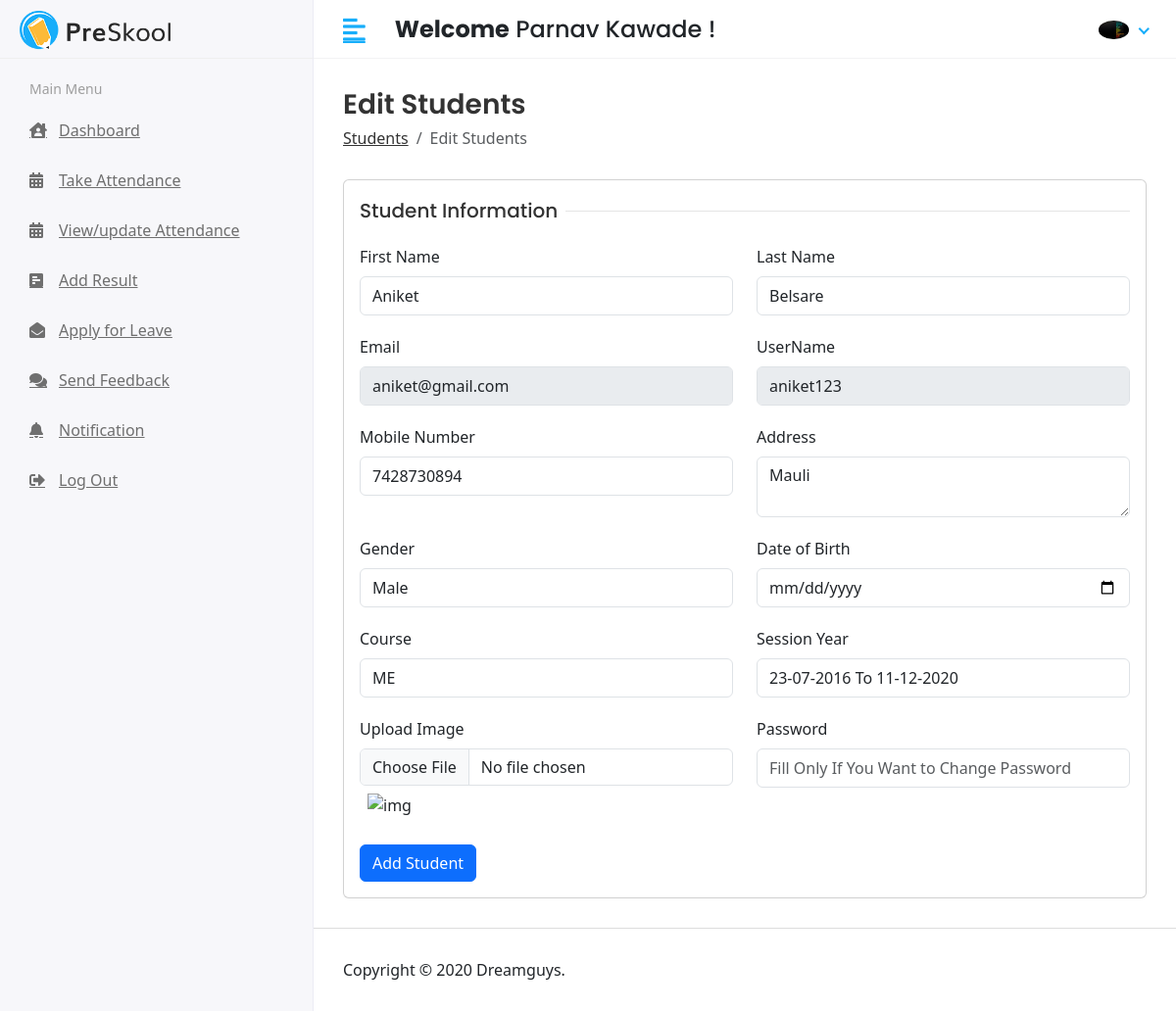
Screenshot of /hod/student/edit/8 (signed in) with the database file from the repository.
### app/models.py (models this page shows, shortened)
class CustomUser(AbstractUser):
    USER = (
        (1,'HOD'),
        (2,'TEACHER'),
        (3,'STUDENT'),
    )
    user_type = models.CharField(choices=USER, max_length=50, default=1)
    profile_pic = models.ImageField(upload_to='media/profile_pic')
    dob = models.DateField(max_length=8,default=date.today)
    phone_no = models.CharField(max_length=12)
    address = models.TextField()

class Student(models.Model):
    admin = models.OneToOneField(CustomUser, on_delete=models.CASCADE)
    gender = models.CharField(max_length=100)
    course_id = models.ForeignKey(Course, on_delete=models.DO_NOTHING)
    session_id = models.ForeignKey(Session_Year, on_delete=models.DO_NOTHING)
    created_at = models.DateTimeField(auto_now_add=True)
    updated_at = models.DateTimeField(auto_now=True)

class Course(models.Model):
    name = models.CharField(max_length=100)
    duration = models.CharField(max_length=10)
    created_at = models.DateTimeField(auto_now_add=True)
    updated_at = models.DateTimeField(auto_now=True)
    def __str__(self):
        return self.name

class Session_Year(models.Model):
    startSession = models.DateField()
    endSession = models.DateField()
    def __str__(self):
        return str(self.startSession) + " To " + str(self.endSession)

### student_management_systems/Hod_Views.py (the view)
# urls.py: path('hod/student/edit/<str:id>',Hod_Views.studentEdit, name='studentEdit'),
@login_required(login_url='/')
def studentEdit(request, id):
    student = Student.objects.get(id=id)
    course = Course.objects.all()
    sessionYear = Session_Year.objects.all()
    context = {
        'student': student,
        'course': course,
        'sessionYear': sessionYear,
    }
    return render(request, 'Hod/student_edit.html', context)

### templates/Hod/student_edit.html (shortened to what this page needs)
{% extends "base.html" %}
{% block content %}
<div class="content container-fluid">
    <div class="page-header">
        <div class="row align-items-center">
            <div class="col">
                <h3 class="page-title">Edit Students</h3>
                <ul class="breadcrumb">
                    <li class="breadcrumb-item"><a href="">Students</a></li>
                    <li class="breadcrumb-item active">Edit Students</li>
                </ul>
            </div>
        </div>
    </div>
    <div class="row">
        <div class="col-sm-12">
            <div class="card">
                <div class="card-body">
                    <form action="{% url 'studentUpdate' %}" method="POST" enctype="multipart/form-data">
                        <div class="row">
                            <div class="col-12">
                                <h5 class="form-title"><span>Student Information</span></h5>
                            </div>
                            <div class="col-12 col-sm-6">
                                <div class="form-group">
                                    <label>First Name</label>
                                    <input type="text" class="form-control" name="fname"
                                        value="{{student.admin.first_name}}">
                                </div>
                            </div>
                            <div class="col-12 col-sm-6">
                                <div class="form-group">
                                    <label>Last Name</label>
                                    <input type="text" class="form-control" name="lname"
                                        value="{{student.admin.last_name}}">
                                </div>
                            </div>
                            <div class="col-12 col-sm-6">
                                <div class="form-group">
                                    <label>Email</label>
                                    <input type="email" class="form-control" name="email"
                                        value="{{student.admin.email}}" readonly>
                                </div>
                            </div>
                            <div class="col-12 col-sm-6">
                                <div class="form-group">
                                    <label>UserName</label>
                                    <input type="text" class="form-control" name="username"
                                        value="{{student.admin.username}}" readonly>
                                </div>
                            </div>
                            <div class="col-12 col-sm-6">
                                <div class="form-group">
                                    <label>Mobile Number</label>
                                    <input type="tel" class="form-control" name="phone"
                                        value="{{student.admin.phone_no}}">
                                </div>
                            </div>
                            <div class="col-12 col-sm-6">
                                <div class="form-group">
                                    <label>Address</label>
                                    <textarea class="form-control" name="add"
                                        value="{{student.admin.address}}">{{student.admin.address}}</textarea>
                                </div>
                            </div>
                            <div class="col-12 col-sm-6">
                                <div class="form-group">
                                    <label>Gender</label>
                                    <select class="form-control" name="gender" value="{{student.gender}}">
                                        {% if student.gender == "Female" %}
                                        <option selected value="Female">Female</option>
                                        <option value="Male">Male</option>
                                        <option value="Others">Others</option>
                                        {% elif student.gender == "Male" %}
                                        <option selected value="Male">Male</option>
                                        {% elif student.gender == "Others" %}
                                        <option value="Female">Female</option>
                                        <option value="Male">Male</option>
                                        <option selected value="Others">Others</option>
                                        {% endif %}
                                    </select>
                                </div>
                            </div>
                            <div class="col-12 col-sm-6">
                                <div class="form-group">
                                    <label>Date of Birth</label>
                                    <div>
                                        <input type="date" class="form-control" name="dob"
                                        value="{{student.admin.dob|date:'Y-d-m'}}">
                                    </div>
                                </div>
                            </div>
                            <div class="col-12 col-sm-6">
                                <div class="form-group">
                                    <label>Course</label>
                                    <select class="form-control" name="course" value="{{student.course_id}}">
                                        {% for i in course %}
                                        <option value="{{i.id}}" {% if i.id == student.course_id.id %}selected{% endif %}>
                                            {{i.name}}</option>
                                        {% endfor %}
                                    </select>
                                </div>
                            </div>
                            <div class="col-12 col-sm-6">
                                <div class="form-group">
                                    <label>Session Year</label>
                                    <select class="form-control" name="session" value="{{student.session_id}}">
                                        {% for i in sessionYear %}
                                        <option value="{{i.id}}" {% if i.id == student.session_id.id %}selected{% endif %}>{{i.startSession|date:'d-m-Y'}} To {{i.endSession|date:'d-m-Y'}}
                                        </option>
                                        {% endfor %}
                                    </select>
                                </div>
                            </div>
                            <div class="col-12 col-sm-6">
                                <div class="form-group">
                                    <label>Upload Image</label>
                                    <input type=file class="form-control"
                                        oninput="pic.src=window.URL.createObjectURL(this.files[0])" name="profile">
                                    <img id="pic" class="m-2" width="90" height="90" alt="img" />
                                </div>
                            </div>
                            <div class="col-12 col-sm-6">
                                <div class="form-group">
                                    <label>Password</label>
                                    <input type="password" class="form-control" name="password"
                                        placeholder="Fill Only If You Want to Change Password">
                                </div>
                            </div>
                            <div class="col-12">
                                <button type="submit" class="btn btn-primary">Add Student</button>
                            </div>
                        </div>
                    </form>
                </div>
            </div>
        </div>
    </div>
</div>
{% endblock content %}

### templates/includes/header.html (shortened to what this page needs)
{% load static %}
<div class="header">
    <div class="header-left">
        <a href="" class="logo">
            <img src="{% static 'assets/img/logo.png' %}" alt="Logo">
        </a>
    </div>
    <a href="javascript:void(0);" id="toggle_btn">
        <i class="fas fa-align-left"></i>
    </a>
    <div class="top-nav-search mt-3">
        <h4><strong>Welcome</strong><span> {{user.first_name}} {{user.last_name}} !</span></h4>
    </div>
    <ul class="nav user-menu">
        <li class="nav-item dropdown has-arrow">
            <a href="#" class="dropdown-toggle nav-link" data-toggle="dropdown">
                <span class="user-img">
                    {% if user.profile_pic == "" %}
                    <img class="rounded-circle" src="/media/profile_pic/avtar.JPEG" width="31"
                        alt="{{user.first_name}}">
                    {% else %}
                    <img class="rounded-circle" src="/{{user.profile_pic}}" width="31" alt="{{user.first_name}}
                        {{user.last_name}}">
                    {% endif %}</span>
            </a>
        </li>
    </ul>
</div>

### static/assets/css/style.css (style rules this page uses)
html { height: 100%; }
body { background-color: #fff; color: #333; font-family: 'Poppins', sans-serif; font-size: 1rem; height: 100%; line-height: 1.5; overflow-x: hidden; }
h1, h2, h3, h4, h5, h6 { font-family: 'Poppins', sans-serif; margin-top: 0; }
.form-control { border: 1px solid #ddd; box-shadow: none; color: #333; font-size: 15px; height: 40px; }
a { color: #009ce7; }
input, button, a { transition: all 0.4s ease; -moz-transition: all 0.4s ease; -o-transition: all 0.4s ease; -ms-transition: all 0.4s ease; -webkit-transition: all 0.4s ease; }
input, input:focus, button, button:focus { outline: none; }
input[type="file"] { height: auto; min-height: calc(1.5em + .75rem + 2px); }
input[type=text], input[type=password] { -webkit-appearance: none; -moz-appearance: none; appearance: none; }
textarea.form-control { resize: vertical; }
.form-group { margin-bottom: 1.25rem; }
ul, ol { padding: 0px; list-style: none; }
.btn-primary { background-color: #FFBC53; border: 1px solid #FFBC53; }
.card { border: 1px solid #ececf5; box-shadow: 0 1px 3px 0 rgba(0, 0, 0, 0.03); margin-bottom: 1.875rem; }
.card-body { padding: 1.5rem; }
.header { background-color: #fff; border-bottom: 1px solid #f3f3f4; left: 0; position: fixed; right: 0; top: 0; z-index: 1001; height: 60px; }
.header .header-left { float: left; height: 60px; padding: 0 20px; position: relative; width: 320px; z-index: 1; transition: all 0.2s ease-in-out; background-color: #f7f7fa; border-bottom: 1px solid #efefef; border-right: 1px solid #ececf5; display: flex; align-items: center; }
.header .header-left .logo { display: inline-block; line-height: 60px; }
.header .header-left .logo img { max-height: 40px; width: auto; }
.header .dropdown-toggle:after { display: none; }
.header .has-arrow .dropdown-toggle:after { border-top: 0; border-left: 0; border-bottom: 2px solid #18aefa; border-right: 2px solid #18aefa; content: ''; height: 8px; display: inline-block; pointer-events: none; -webkit-transform-origin: 66% 66%; -ms-transform-origin: 66% 66%; transform-origin: 66% 66%; -webkit-transform: rotate(45deg); -ms-transform: rotate(45deg); transform: rotate(45deg); -webkit-transition: all 0.15s ease-in-out; transition: all 0.15s ease-in-out; width: 8px; vertical-align: 0px; }
.user-menu { float: right; margin: 0; position: relative; z-index: 99; padding-right: 15px; }
.user-menu.nav > li > a { color: #a0a0a0; font-size: 14px; line-height: 58px; padding: 0 15px; height: 60px; }
.user-img { margin-right: 3px; position: relative; }
.top-nav-search { float: left; margin-left: 15px; }
.page-wrapper > .content { padding: 1.875rem 1.875rem 0; }
.page-header { margin-bottom: 1.875rem; }
.page-header .breadcrumb { background-color: transparent; color: #6c757d; font-size: 1rem; font-weight: 500; margin-bottom: 0; padding: 0; }
.page-header .breadcrumb a { color: #333; }
.page-title { font-size: 28px; font-weight: 600; color: #333; margin-bottom: 5px; }
.form-title { width: 100%; max-width: 100%; padding: 0; font-size: 1.25rem; font-weight: 500; line-height: inherit; color: #333; white-space: normal; position: relative; display: block; margin-bottom: 20px; }
.form-title:before { content: ""; position: absolute; left: 0px; right: 0px; height: 1px; top: 50%; background-color: rgba(0, 0, 0, 0.1); }
.form-title span { padding: 0px 0.5rem 0 0; background-color: #fff; display: inline-block; z-index: 2; position: relative; }
@media (min-width: 992px) { #toggle_btn { align-items: center; color: #18aefa; display: inline-flex; float: left; font-size: 26px; height: 60px; justify-content: center; margin-left: 15px; padding: 0 15px; } }

### rows the page displays
CustomUser: first_name "Parnav", last_name "Kawade", profile_pic (picture)
Student: fname "Aniket", lname "Belsare", email "aniket@gmail.com", username "aniket123", phone "7428730894", add "Mauli", gender "Male", course "ME", session "23-07-2016 To 11-12-2020"
